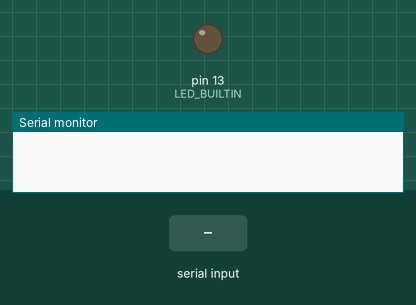
Simulated run of this sketch. Board: Arduino Uno, built with avr-gcc and run on an emulated ATmega328P. Parts: output pins drawn as LEDs (lit = HIGH), the last lines printed to the serial monitor. Inputs (shaded band) come from the test bench.

Above: at 1.2 s.
1.3 s: "A" received over Serial
At 2.3 s:
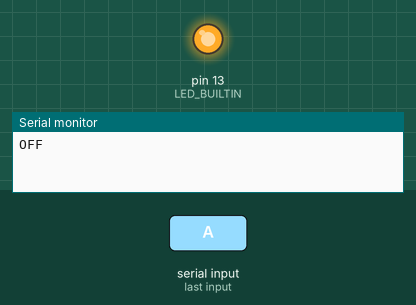
2.8 s: "V" received over Serial
At 3.4 s:
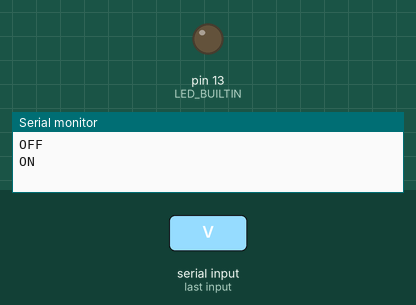
Timing chart, 0 to 5.8 s (numbered marks = the images above; inputs shaded):
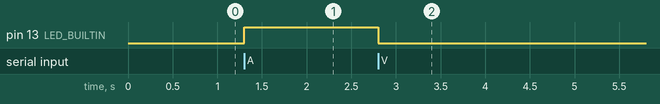

Measured:
- after the input at 1.3 s, pin 13 (LED_BUILTIN): LOW → HIGH at once
- after the input at 2.8 s, pin 13 (LED_BUILTIN): HIGH → LOW at once

The sketch:

lab2Ostrovska.ino
```cpp
byte vic;

void setup() {
  pinMode(LED_BUILTIN, OUTPUT);
  Serial.begin(230400);
}

void loop() {
  if (Serial.available())
  {
    vic=Serial.read();

    if (vic==86)
    {
    Serial.println("ON");
    digitalWrite(LED_BUILTIN, LOW);
    }

    if (vic==65)
    {
    Serial.println("OFF");
    digitalWrite(LED_BUILTIN, HIGH);
    }
  }
}  
```
